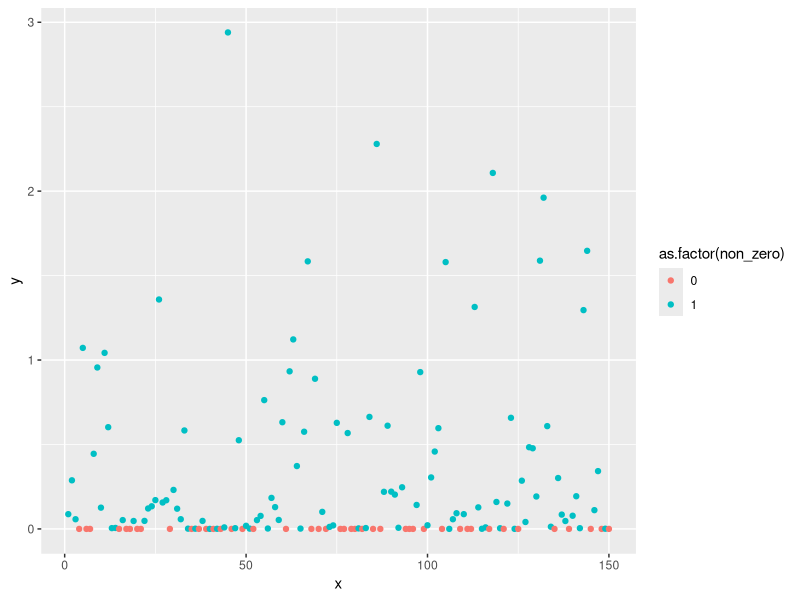

Generate this figure with R:
set.seed(1)
x <- 1:150
y <- rbinom(length(x), size = 1, prob = 0.7)
y <- y * rgamma(length(x), shape = 0.4)
non_zero <- ifelse(y > 0, 1, 0)
d <- data.frame(x, y, non_zero)
head(d)
#   x       y non_zero
# 1 1 0.08736        1
# 2 2 0.28773        1
# 3 3 0.05731        1
# 4 4 0.00000        0
# 5 5 1.07186        1
# 6 6 0.00000        0
library(ggplot2)
p <- ggplot(d, aes(x, y, colour = as.factor(non_zero))) + geom_point()
print(p)

m1 <- glm(non_zero ~ 1, data = d, family = binomial(link = logit))
m2 <- glm(y ~ 1, data = subset(d, non_zero == 1), family = Gamma(link = log))
log(mean(plogis(coef(m1))))+log(mean(exp(coef(m2))))
exp(-1.244899)

coef(m2)
